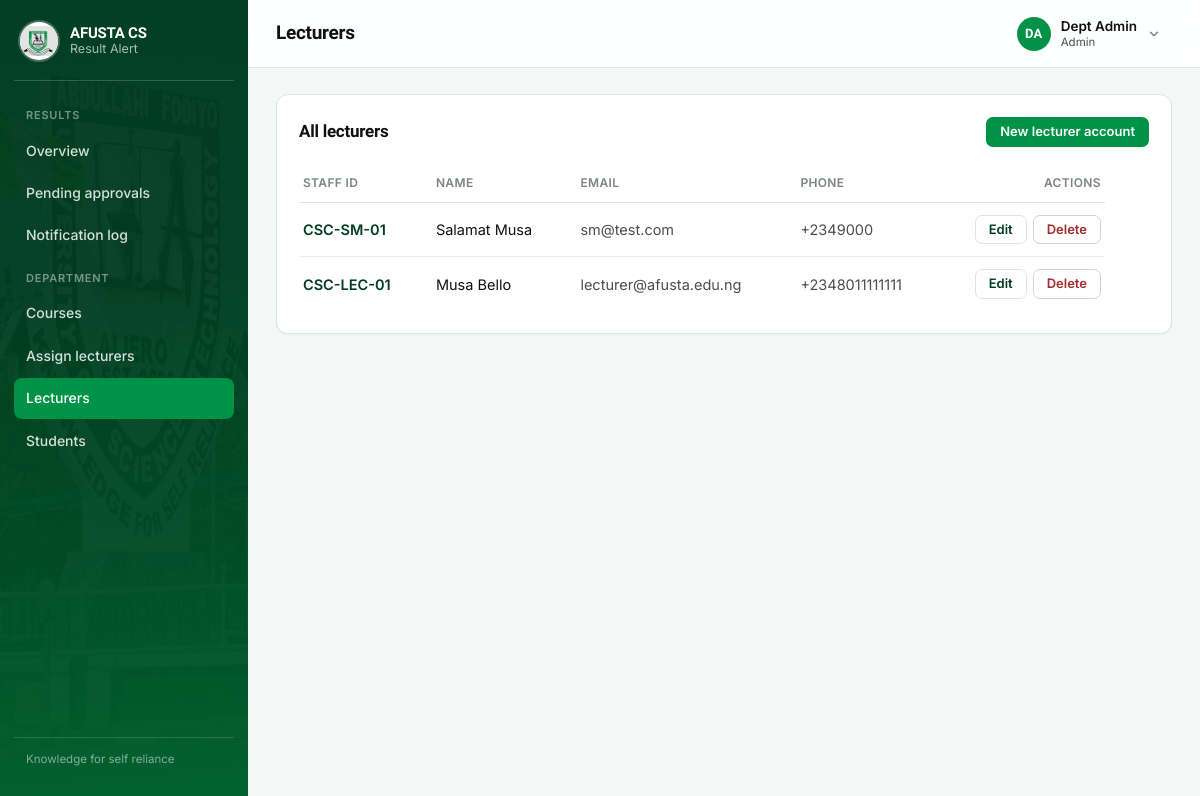
The page /admin-portal/lecturers/ (signed in) on the database its author committed.
### accounts/models.py (models this page shows, shortened)
class User(AbstractUser):
    class Role(models.TextChoices):
        STUDENT = 'student', 'Student'
        LECTURER = 'lecturer', 'Lecturer'
        ADMIN = 'admin', 'Admin'
    role = models.CharField(max_length=10, choices=Role.choices)
    phone = models.CharField(
        max_length=20,
        help_text='Include country code where possible, e.g. +2348012345678',
    )
    @property
    def initials(self):
        letters = ''.join(part[0] for part in (self.first_name, self.last_name) if part)
        return (letters or self.username[:2]).upper()

class LecturerProfile(models.Model):
    user = models.OneToOneField(User, on_delete=models.CASCADE, related_name='lecturer_profile')
    staff_id = models.CharField(max_length=30, unique=True)

### academics/views.py (the view)
# urls.py: path('admin-portal/lecturers/', views.manage_lecturers, name='manage_lecturers'),
@role_required('admin')
def manage_lecturers(request):
    lecturers = User.objects.filter(role=User.Role.LECTURER).select_related('lecturer_profile')
    return render(request, 'academics/manage_lecturers.html', {'lecturers': lecturers})

### templates/academics/manage_lecturers.html (shortened to what this page needs)
{% extends 'base_app.html' %}
{% block page_title %}Lecturers{% endblock %}
{% block sidenav %}{% include 'academics/_admin_nav.html' with active='lecturers' %}{% endblock %}
{% block content %}
<div class="card">
  <div class="section-title">
    <h2 style="font-size:17px;">All lecturers</h2>
    <a class="btn btn-primary btn-sm" href="{% url 'accounts:create_lecturer' %}">New lecturer account</a>
  </div>
  {% if lecturers %}
    <div class="table-wrap">
      <table class="data">
        <thead>
          <tr>
            <th>Staff ID</th><th>Name</th><th>Email</th><th>Phone</th>
            <th class="col-actions">Actions</th>
          </tr>
        </thead>
        <tbody>
          {% for l in lecturers %}
          <tr>
            <td class="col-id">{{ l.lecturer_profile.staff_id }}</td>
            <td>{{ l.get_full_name }}</td>
            <td class="col-muted">{{ l.email }}</td>
            <td class="col-muted col-nowrap">{{ l.phone }}</td>
            <td class="col-actions">
              <span class="row-actions">
                <a class="btn btn-outline btn-sm" href="{% url 'academics:edit_lecturer' l.pk %}">Edit</a>
                <a class="btn btn-danger btn-sm" href="{% url 'academics:delete_lecturer' l.pk %}">Delete</a>
              </span>
            </td>
          </tr>
          {% endfor %}
        </tbody>
      </table>
    </div>
  {% else %}
    <div class="empty">
      <strong>No lecturer accounts yet</strong>
      Create one so they can start uploading results.
    </div>
  {% endif %}
</div>
{% endblock %}

### templates/base_app.html (shortened to what this page needs)
{% load static %}<!DOCTYPE html>
<html lang="en">
<head>
  <link rel="stylesheet" href="{% static 'css/main.css' %}">
</head>
<body>
  <div class="app-shell">
    <aside class="sidebar">
      <a class="brand" href="{% url 'home' %}">
        <img src="{% static 'images/logo.jpg' %}" alt="AFUSTA crest">
        <span class="brand-text">
          <span class="brand-word">AFUSTA CS</span>
          <span class="brand-sub">Result Alert</span>
        </span>
      </a>
      <nav aria-label="Main">
        {% block sidenav %}{% include '_sidenav.html' %}{% endblock %}
      </nav>
      <div class="spacer"></div>
      <p class="sidebar-foot">Knowledge for self reliance</p>
    </aside>
    <div class="main">
      <header class="topbar">
        <h1>{% block page_title %}Dashboard{% endblock %}</h1>
        <div class="user-menu" data-user-menu>
          <button type="button" class="user-menu-btn" data-user-menu-button
                  aria-expanded="false" aria-haspopup="true">
            <span class="avatar" aria-hidden="true">{{ request.user.initials }}</span>
            <span class="user-menu-id">
              <span class="user-menu-name">{{ request.user.get_full_name|default:request.user.username }}</span>
              <span class="user-menu-role">{{ request.user.get_role_display }}</span>
            </span>
            <svg class="user-menu-caret" width="14" height="14" viewBox="0 0 24 24" fill="none"
                 stroke="currentColor" stroke-width="2.5" stroke-linecap="round" stroke-linejoin="round"
                 aria-hidden="true"><polyline points="6 9 12 15 18 9"></polyline></svg>
          </button>
        </div>
      </header>
      <main class="content">
        {% block content %}{% endblock %}
      </main>
    </div>
  </div>
</body>
</html>

### rows shown on the page
User: user.initials "DA", user.get_full_name "Dept Admin", user.role "Admin"
User: lecturer_profile.staff_id "CSC-SM-01", get_full_name "Salamat Musa", email "sm@test.com", phone "+2349000"
User: lecturer_profile.staff_id "CSC-LEC-01", get_full_name "Musa Bello", email "lecturer@afusta.edu.ng", phone "+2348011111111"
